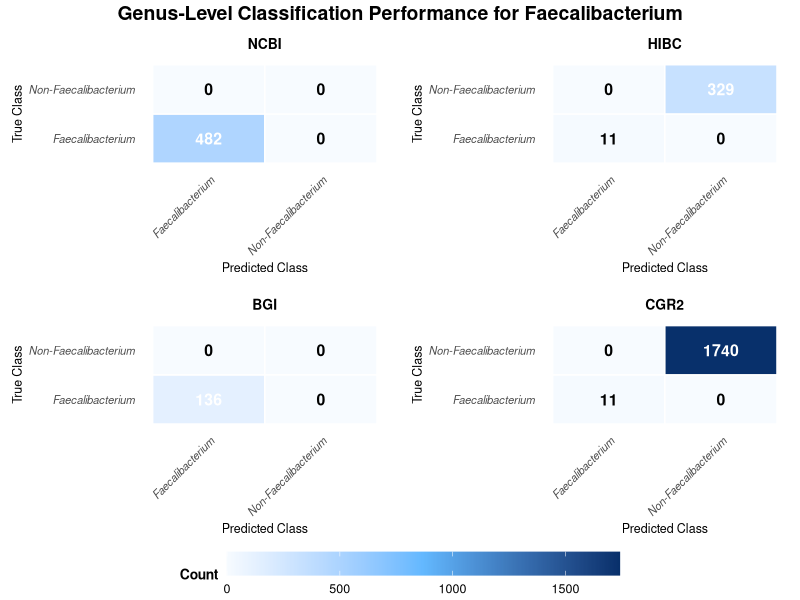

The R source for this figure:
library(ggplot2)
library(reshape2)
library(dplyr)
library(gridExtra)  # 用于组合图形
library(ggpubr)     # 提供get_legend函数
library(grid)       # 提供textGrob函数

# 定义颜色方案（保持一致性）
col.scheme.heatmap <- c('#F7FBFF', 'steelblue1', '#08306B')

# 函数：创建混淆矩阵并绘制热图
plot_confusion_matrix <- function(data, dataset_name) {
  # 转换为矩阵
  matrix_data <- matrix(
    data = data,
    nrow = 2,
    byrow = TRUE,
    dimnames = list(
      c("Faecalibacterium", "Non-Faecalibacterium"),  # 真实类别
      c("Faecalibacterium", "Non-Faecalibacterium")   # 预测类别
    )
  )
  
  # 数据重塑
  df_counts <- melt(matrix_data, 
                    varnames = c("True Class", "Predicted Class"), 
                    value.name = "Count")
  
  # 确定文字颜色阈值（使用最大值的一半）
  max_count <- max(matrix_data)
  text_threshold <- ifelse(max_count == 0, 0, max_count / 2)
  
  # 绘制热图
  ggplot(df_counts, aes(x = `Predicted Class`, y = `True Class`)) +
    geom_tile(aes(fill = Count), color = "white", linewidth = 0.5) +
    geom_text(aes(label = Count), 
              color = ifelse(df_counts$Count > text_threshold, "white", "black"),
              size = 4, fontface = "bold") +
    scale_fill_gradientn(colours = col.scheme.heatmap, limits = c(0, 1740)) +  # 统一颜色范围
    labs(
      title = dataset_name,
      x = "Predicted Class",
      y = "True Class",
      fill = "Count"
    ) +
    theme_minimal() +
    theme(
      plot.title = element_text(face = "bold", hjust = 0.5, size = 10, margin = margin(b = 5)),
      axis.text.x = element_text(angle = 45, hjust = 1, size = 8, face = "italic"),
      axis.text.y = element_text(size = 8, face = "italic"),
      axis.title.x = element_text(size = 9),
      axis.title.y = element_text(size = 9),
      legend.position = "none",  # 单个图不显示图例
      panel.grid = element_blank(),
      plot.margin = unit(c(0.3, 0.3, 0.3, 0.3), "cm")
    )
}

# 四个数据集的数据
ncbi_data <- c(482, 0, 0, 0)
hibc_data <- c(11, 0, 0, 329)
allfna2_data <- c(136, 0, 0, 0)
cgr2_data <- c(11, 0, 0, 1740)

# 生成四个混淆矩阵图
p1 <- plot_confusion_matrix(ncbi_data, "NCBI")
p2 <- plot_confusion_matrix(hibc_data, "HIBC")
p3 <- plot_confusion_matrix(allfna2_data, "BGI")
p4 <- plot_confusion_matrix(cgr2_data, "CGR2")

# 创建共享图例
legend <- get_legend(
  p1 + theme(legend.position = "bottom", 
             legend.key.width = unit(2, "cm"),
             legend.title = element_text(face = "bold", size = 10),
             legend.text = element_text(size = 9))
)

# 组合四个子图
subplots <- arrangeGrob(p1, p2, p3, p4, ncol = 2)

# 创建大标题文本（使用grid包的textGrob函数）
main_title <- textGrob(
  "Genus-Level Classification Performance for Faecalibacterium",
  gp = gpar(fontface = "bold", fontsize = 14)
)

# 组合所有元素（标题 + 子图 + 图例）
combined_plot <- grid.arrange(
  main_title,
  subplots,
  legend,
  nrow = 3,
  heights = c(0.5, 10, 1)  # 调整各部分高度比例
)

# 显示组合图
print(combined_plot)
